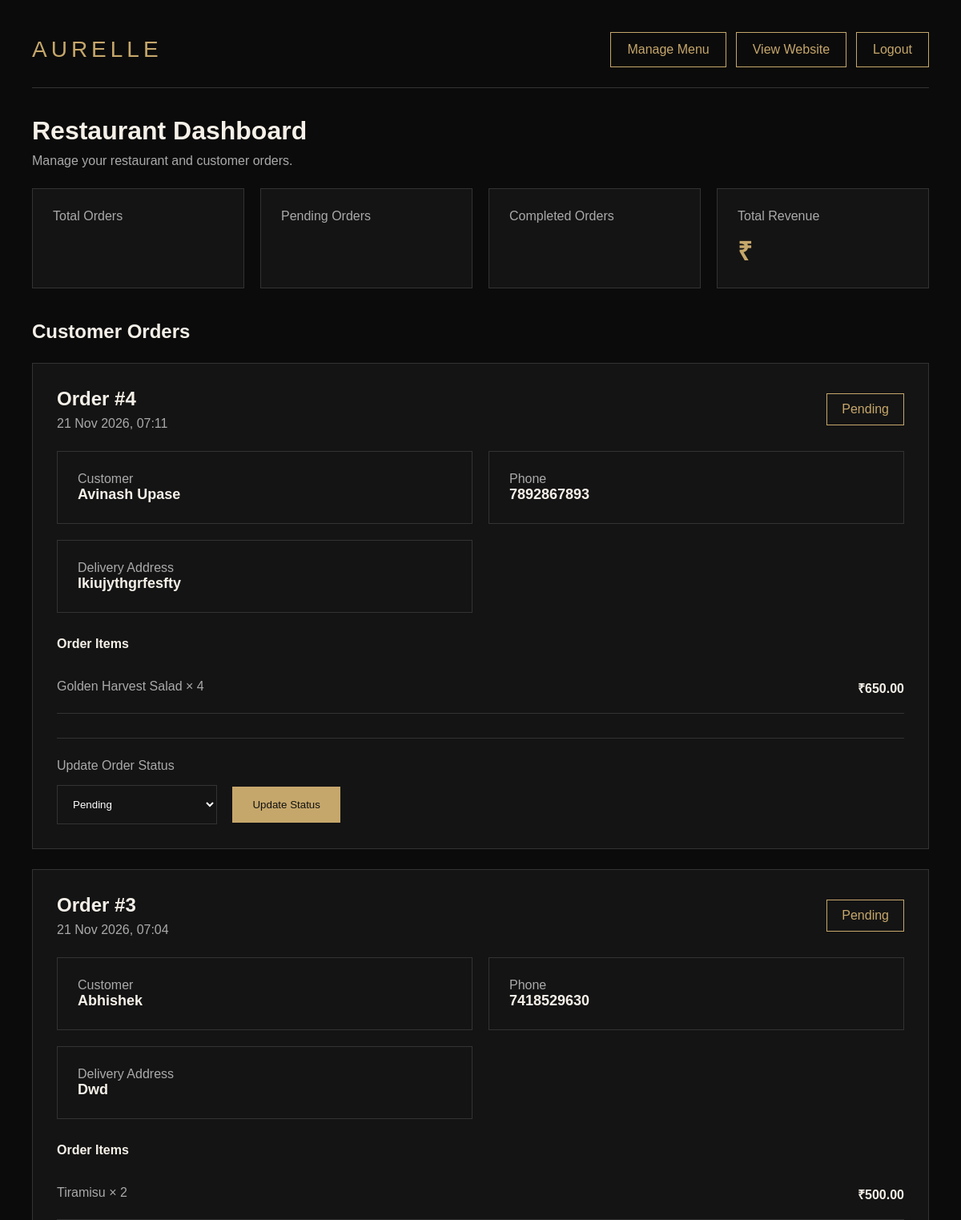
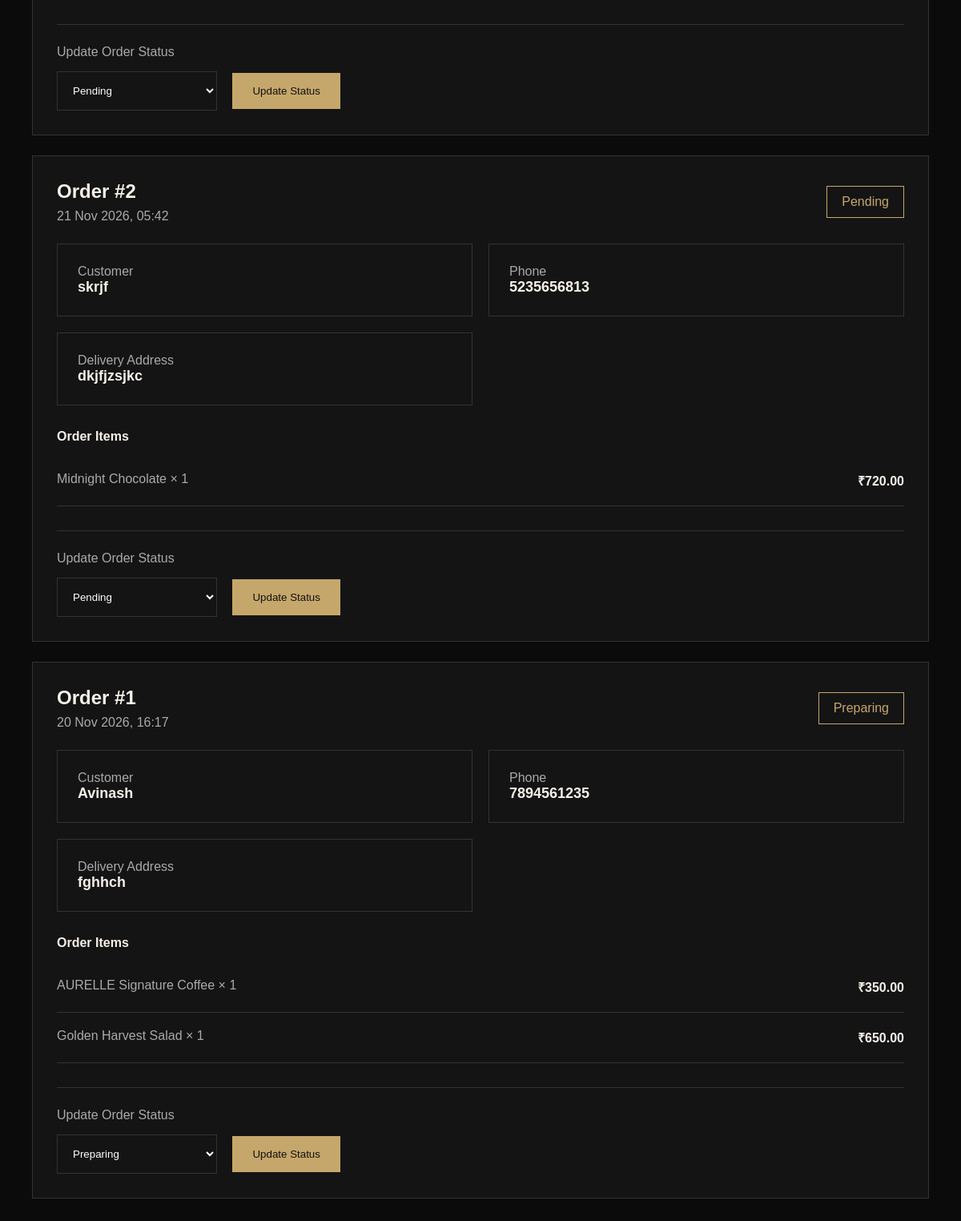
The page /dashboard/ (signed in) on the database its author committed (2 pictures, top to bottom).
### orders/models.py (models this page shows, shortened)
class Order(models.Model):
    STATUS_CHOICES = [
        ('Pending', 'Pending'),
        ('Preparing', 'Preparing'),
        ('Ready', 'Ready'),
        ('Delivered', 'Delivered'),
    ]
    customer_name = models.CharField(max_length=100)
    phone = models.CharField(max_length=15)
    address = models.TextField()
    status = models.CharField(
        max_length=20,
        choices=STATUS_CHOICES,
        default='Pending'
    )
    created_at = models.DateTimeField(auto_now_add=True)
    is_completed = models.BooleanField(default=False)

class OrderItem(models.Model):
    order = models.ForeignKey(
        Order,
        on_delete=models.CASCADE,
        related_name='items'
    )
    food = models.ForeignKey(
        'menu.FoodItem',
        on_delete=models.CASCADE
    )
    quantity = models.PositiveIntegerField(default=1)
    price = models.DecimalField(
        max_digits=8,
        decimal_places=2
    )

### menu/models.py (models this page shows, shortened)
class FoodItem(models.Model):
    name = models.CharField(max_length=200)
    description = models.TextField()
    price = models.DecimalField(max_digits=8, decimal_places=2)
    image = models.URLField(blank=True)
    category = models.ForeignKey(
        Category,
        on_delete=models.CASCADE,
        related_name='foods'
    )
    is_available = models.BooleanField(default=True)

### core/views.py (the view)
# urls.py: path('dashboard/', views.restaurant_dashboard, name='restaurant_dashboard'),
@login_required
def restaurant_dashboard(request):
    orders = Order.objects.prefetch_related(
        'items__food'
    ).order_by('-created_at')
    pending_count = Order.objects.filter(status='Pending').count()
    completed_count = Order.objects.filter(status='Delivered').count()
    revenue_data = OrderItem.objects.filter(
        order__status='Delivered'
    ).aggregate(
        revenue=Sum(
            ExpressionWrapper(
                F('price') * F('quantity'),
                output_field=DecimalField(max_digits=10, decimal_places=2)
            )
        )
    )
    total_revenue = revenue_data.get('revenue') or 0
    return render(request, 'dashboard.html', {
        'orders': orders,
        'pending_count': pending_count,
        'completed_count': completed_count,
        'total_revenue': total_revenue,
    })

### templates/dashboard.html (shortened to what this page needs)
{% load static %}
<!DOCTYPE html>
<html lang="en">
<head>
    <link rel="stylesheet" href="{% static 'css/style.css' %}">
</head>
<body>
<div class="dashboard-container">
    <header class="dashboard-header">
        <div class="brand">
            AURELLE
        </div>
        <div class="header-actions">
            <a href="{% url 'manage_menu' %}">Manage Menu</a>
            <a href="{% url 'home' %}">View Website</a>
            <a href="{% url 'admin_logout' %}">Logout</a>
        </div>
    </header>
    <section class="page-title">
        <h1>Restaurant Dashboard</h1>
        <p>Manage your restaurant and customer orders.</p>
    </section>
    <section class="stats-grid">
        <div class="stat-card">
            <p>Total Orders</p>
        </div>
        <div class="stat-card">
            <p>Pending Orders</p>
        </div>
        <div class="stat-card">
            <p>Completed Orders</p>
        </div>
        <div class="stat-card">
            <p>Total Revenue</p>
            <h2>₹{{ revenue|floatformat:2 }}</h2>
        </div>
    </section>
    <section class="orders-section">
        <h2>Customer Orders</h2>
        {% if orders %}
            {% for order in orders %}
                <div class="order-card">
                    <div class="order-header">
                        <div>
                            <h3>Order #{{ order.id }}</h3>
                            <p class="order-date">
                                {{ order.created_at|date:"d M Y, H:i" }}
                            </p>
                        </div>
                        <div class="status-badge">
                            {{ order.status }}
                        </div>
                    </div>
                    <div class="customer-grid">
                        <div class="customer-info">
                            <p>Customer</p>
                            <h4>{{ order.customer_name }}</h4>
                        </div>
                        <div class="customer-info">
                            <p>Phone</p>
                            <h4>{{ order.phone }}</h4>
                        </div>
                        <div class="customer-info">
                            <p>Delivery Address</p>
                            <h4>{{ order.address }}</h4>
                        </div>
                    </div>
                    <div class="items-section">
                        <h4>Order Items</h4>
                        {% for item in order.items.all %}
                            <div class="order-item">
                                <span>
                                    {{ item.food.name }} × {{ item.quantity }}
                                </span>
                                <strong>
                                    ₹{{ item.price|floatformat:2 }}
                                </strong>
                            </div>
                        {% endfor %}
                    </div>
                    <form method="POST"
                          action="{% url 'update_order_status' order.id %}"
                          class="status-form">
                        <label>Update Order Status</label>
                        <select name="status">
                            <option value="Pending"
                                {% if order.status == "Pending" %}selected{% endif %}>
                                Pending
                            </option>
                            <option value="Preparing"
                                {% if order.status == "Preparing" %}selected{% endif %}>
                                Preparing
                            </option>
                        </select>
                        <button type="submit">
                            Update Status
                        </button>
                    </form>
                </div>
            {% endfor %}
        {% else %}
            <div class="empty-orders">
                <h3>No orders yet</h3>
                <p>Customer orders will appear here.</p>
            </div>
        {% endif %}
    </section>
</div>
</body>
</html>

### static/css/style.css (style rules this page uses)
* { margin: 0; padding: 0; box-sizing: border-box; }
html { scroll-behavior: smooth; }
body { background: #11110f; color: #f4f0e8; font-family: 'DM Sans', sans-serif; }
a { text-decoration: none; color: inherit; }
:root { --background: #11110f; --cream: #f4f0e8; --gold: #c5a572; --muted: #a5a19a; }

### templates/dashboard.html (style rules this page uses)
body { background: #0b0b0b; color: #f5f0e8; font-family: Arial, sans-serif; margin: 0; }
.dashboard-container { max-width: 1400px; margin: auto; padding: 40px; }
.dashboard-header { display: flex; justify-content: space-between; align-items: center; flex-wrap: wrap; gap: 20px; border-bottom: 1px solid #333; padding-bottom: 25px; }
.brand { color: #c6a76b; letter-spacing: 5px; font-size: 28px; }
.header-actions { display: flex; gap: 12px; flex-wrap: wrap; }
.header-actions a { text-decoration: none; padding: 12px 20px; border: 1px solid #c6a76b; color: #c6a76b; transition: 0.3s; }
.page-title { margin-top: 35px; margin-bottom: 25px; }
.page-title h1 { font-size: 32px; margin-bottom: 10px; }
.page-title p { color: #aaa; }
.stats-grid { display: grid; grid-template-columns: repeat(4, 1fr); gap: 20px; margin-bottom: 40px; }
.stat-card { border: 1px solid #333; padding: 25px; background: #141414; }
.stat-card p { color: #aaa; margin-bottom: 12px; }
.stat-card h2 { color: #c6a76b; font-size: 32px; margin: 0; }
.orders-section h2 { margin-bottom: 25px; }
.order-card { background: #141414; border: 1px solid #333; padding: 30px; margin-bottom: 25px; }
.order-header { display: flex; justify-content: space-between; align-items: center; flex-wrap: wrap; gap: 15px; margin-bottom: 25px; }
.order-header h3 { margin: 0; font-size: 24px; }
.order-date { color: #aaa; margin-top: 8px; }
.status-badge { border: 1px solid #c6a76b; padding: 10px 18px; color: #c6a76b; }
.customer-grid { display: grid; grid-template-columns: repeat(2, 1fr); gap: 20px; margin-bottom: 30px; }
.customer-info { border: 1px solid #333; padding: 25px; }
.customer-info p { color: #aaa; margin-top: 0; }
.customer-info h4 { margin-bottom: 0; font-size: 18px; word-break: break-word; }
.items-section h4 { margin-bottom: 15px; }
.order-item { display: flex; justify-content: space-between; gap: 20px; padding: 20px 0; border-bottom: 1px solid #333; color: #aaa; }
.order-item strong { color: #f5f0e8; }
.status-form { margin-top: 30px; padding-top: 25px; border-top: 1px solid #333; }
.status-form label { display: block; color: #aaa; margin-bottom: 15px; }
.status-form select { padding: 15px; background: #141414; color: white; border: 1px solid #333; margin-right: 15px; min-width: 200px; }
.status-form button { padding: 15px 25px; background: #c6a76b; color: #111; border: none; cursor: pointer; transition: 0.3s; }

### rows shown on the page
Order: id "4", created_at "21 Nov 2026, 07:11", status "Pending", customer_name "Avinash Upase", phone "7892867893", address "lkiujythgrfesfty"
OrderItem: food.name "Golden Harvest Salad", quantity "4", price "650.00"
Order: id "3", created_at "21 Nov 2026, 07:04", status "Pending", customer_name "Abhishek", phone "7418529630", address "Dwd"
OrderItem: food.name "Tiramisu", quantity "2", price "500.00"
Order: id "2", created_at "21 Nov 2026, 05:42", status "Pending", customer_name "skrjf", phone "5235656813", address "dkjfjzsjkc"
OrderItem: food.name "Midnight Chocolate", quantity "1", price "720.00"
Order: id "1", created_at "20 Nov 2026, 16:17", status "Preparing", customer_name "Avinash", phone "7894561235", address "fghhch"
OrderItem: food.name "AURELLE Signature Coffee", quantity "1", price "350.00"
OrderItem: food.name "Golden Harvest Salad", quantity "1", price "650.00"
